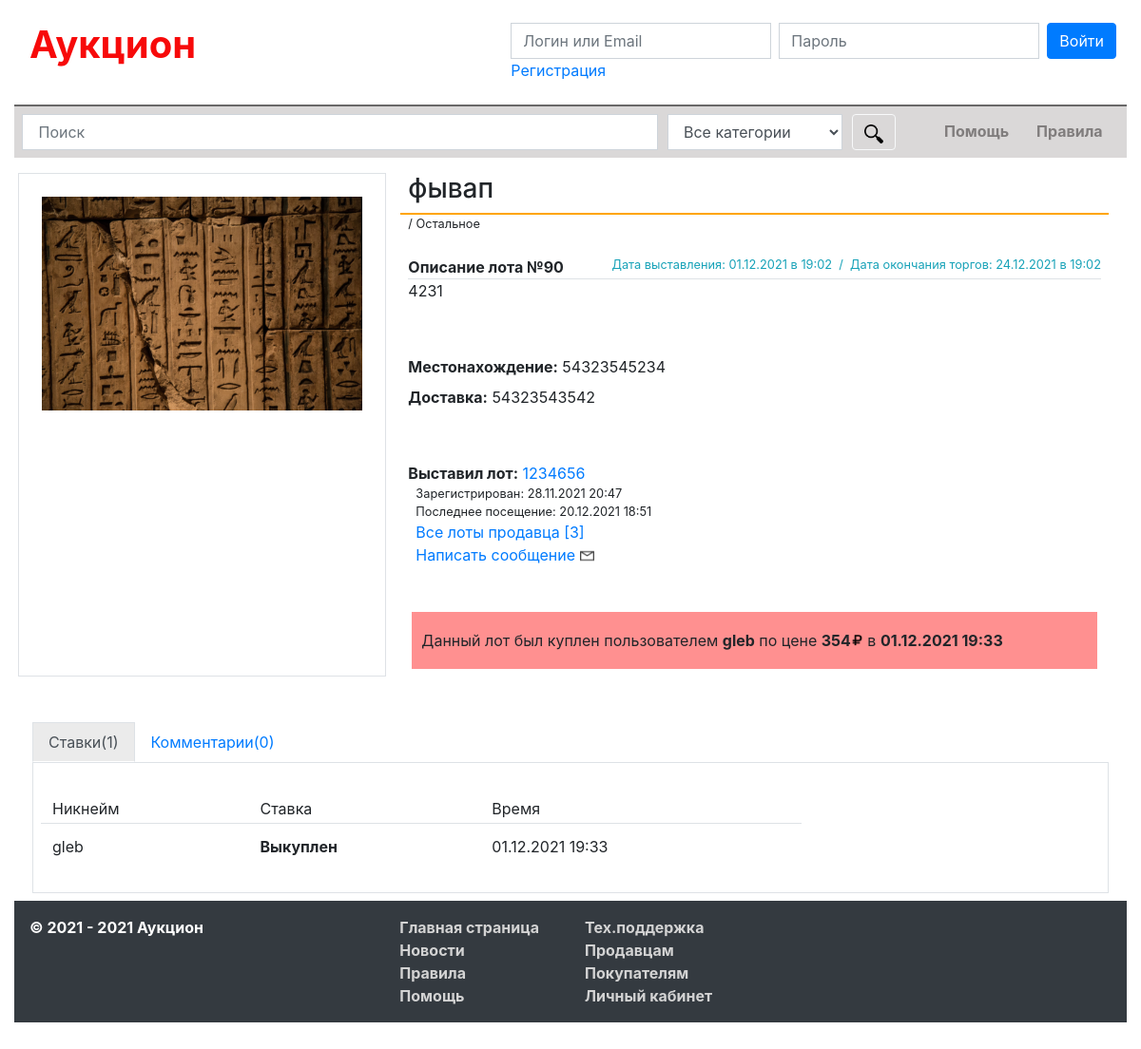
Screenshot of /lot/index.php?id=90 with the database file from the repository.
### tables this page shows
CREATE TABLE `lot` (
  `id_lot` bigint NOT NULL AUTO_INCREMENT,
  `lot_name` varchar(100) NOT NULL,
  `start_price` varchar(10) NOT NULL,
  `price` varchar(10) NOT NULL,
  `decription` varchar(1000) NOT NULL,
  `id_users` bigint NOT NULL,
  `date_start` varchar(20) NOT NULL,
  `date_end` varchar(20) NOT NULL,
  `location` varchar(100) NOT NULL,
  `delivery` varchar(200) NOT NULL,
  `id_subcategory` bigint NOT NULL,
  PRIMARY KEY (`id_lot`),
  KEY `id_users` (`id_users`),
  KEY `id_subcategory` (`id_subcategory`),
  CONSTRAINT `lot_ibfk_1` FOREIGN KEY (`id_users`) REFERENCES `users` (`id_users`) ON DELETE CASCADE ON UPDATE CASCADE,
  CONSTRAINT `lot_ibfk_2` FOREIGN KEY (`id_subcategory`) REFERENCES `subcategory` (`id_subcategory`) ON DELETE CASCADE ON UPDATE CASCADE
);

CREATE TABLE `subcategory` (
  `id_subcategory` bigint NOT NULL AUTO_INCREMENT,
  `subcategory` varchar(50) NOT NULL,
  `id_category` bigint NOT NULL,
  PRIMARY KEY (`id_subcategory`),
  KEY `id_subcategory` (`id_subcategory`),
  KEY `id_category` (`id_category`),
  CONSTRAINT `subcategory_ibfk_1` FOREIGN KEY (`id_category`) REFERENCES `category` (`id_category`)
);

CREATE TABLE `users` (
  `id_users` bigint NOT NULL AUTO_INCREMENT,
  `login` varchar(30) NOT NULL,
  `password` varchar(256) NOT NULL,
  `email` varchar(50) NOT NULL,
  `rating` bigint NOT NULL,
  `date_registration` varchar(20) NOT NULL,
  `money` varchar(10) NOT NULL,
  `image` varchar(500) NOT NULL,
  `country` varchar(100) DEFAULT NULL,
  `city` varchar(100) DEFAULT NULL,
  `info` longtext,
  `last_enter` varchar(20) NOT NULL,
  PRIMARY KEY (`id_users`),
  KEY `id_users` (`id_users`)
);

CREATE TABLE `bets` (
  `id_bets` bigint NOT NULL AUTO_INCREMENT,
  `id_lot` bigint NOT NULL,
  `id_user` bigint NOT NULL,
  `bet` varchar(10) NOT NULL,
  `date_bet` varchar(20) NOT NULL,
  PRIMARY KEY (`id_bets`)
);

### config.php (called while the page is built, shortened)
<?php
    function way()
	{
		$dir = explode('/', $_SERVER['PHP_SELF'], -1);
		if($dir[2] == ''){
			return '/';
		}else{
			return '/'.$dir[2].'/';
		}
	};
	function wayDir()
	{
		$explode = explode('/', $_SERVER['PHP_SELF'], -1);
		if($explode[1] != ''){
			return '../';
		}else{
			return '';
		}
	};
?>

### lot/index.php (the view, shortened to what this page needs)
<?php
	include_once '../config.php';
	if(!isset($_GET['id']) || $_GET['id'] == 0){ $isset_id = false; }else{ $isset_id = true; }
	if(!isset($_GET['search']) || !isset($_GET['category'])){ $isset_search = false; }else{ $isset_search = true; }
	if($isset_id && !$isset_search){
		$lot = mysqli_fetch_assoc(mysqli_query($link, "SELECT * FROM lot WHERE id_lot = ".$_GET['id']));
		$cat_subcat = mysqli_fetch_assoc(mysqli_query($link, "SELECT * FROM subcategory, category WHERE id_subcategory = ".$lot['id_subcategory']));
		$users = mysqli_fetch_assoc(mysqli_query($link, "SELECT * FROM users WHERE id_users = ".$lot['id_users']));
		$bets = mysqli_fetch_assoc(mysqli_query($link, "SELECT * FROM bets WHERE id_lot = " .$lot['id_lot']. " ORDER BY id_bets DESC LIMIT 1"));
		$query_all_bets = mysqli_query($link, "SELECT * FROM bets WHERE id_lot = " .$lot['id_lot']);
		$date_start = date_format(date_create($lot['date_start']), 'd.m.Y');
		$time_start = date_format(date_create($lot['date_start']), 'H:i');
		$date_end = date_format(date_create($lot['date_end']), 'd.m.Y');
		$time_end = date_format(date_create($lot['date_end']), 'H:i');
		$count_lot = mysqli_fetch_array(mysqli_query($link, "SELECT COUNT(id_lot) FROM lot WHERE id_users = '" .$lot['id_users']. "'"));
		$count_bets = mysqli_fetch_array(mysqli_query($link, "SELECT COUNT(id_bets) FROM bets WHERE id_lot = " .$lot['id_lot']));
		$count_comments = mysqli_fetch_array(mysqli_query($link, "SELECT COUNT(id_comments) FROM comments WHERE id_lot = " .$lot['id_lot']));
	}
?>
<!DOCTYPE html>
<html lang="ru">
<head>
	<link rel="stylesheet" href="../css/bootstrap.css">
	<link rel="stylesheet" href="../css/style.css">
</head>
<body class="continer-fluid">
	<div class="container">
	    <?php include_once '../header.php'; ?>
	    <div id="lot-mainblock" class="pb-5">
    	<?php
		if($isset_id && !$isset_search){
			echo   '<div class="row mx-1">
    				<div class="leftblock col-md-4 p-0 border">
			    		<img src="'.wayDir().'img/img-lot/id-' .$lot["id_lot"]. '.jpg" class="img-fluid p-4" style="width: 100%;">
			    	</div>
			    	<div class="rightblock col-md-8">
			    		<strong class="h3 ml-2">' .$lot['lot_name']. '</strong>
			    		<hr class="line line-exposed mb-0 mt-2">
			    		<p class="small ml-2">' .$cat['category']. ' / ' .$cat_subcat['subcategory']. '</p>
			    		<div class="lot-description p-2">
			    			<div class="lot-desc-header d-flex border-bottom">
								<div class="font-weight-bold">Описание лота №' .$lot['id_lot']. '</div>
								<div class="ml-auto small text-info">Дата выставления: ' .$date_start. ' в ' .$time_start. '  /  Дата окончания торгов: ' .$date_end. ' в ' .$time_end. '</div>
			    			</div>
			    			<div>' .$lot['decription']. '</div>
			    		</div>
			    		<div class="characteristics p-2 pt-5">
							<div><strong>Местонахождение:</strong> ' .$lot['location']. '</div>
							<div class="py-2"><strong>Доставка:</strong> ' .$lot['delivery']. '
			    		</div>
			    		<div class="user pt-5">
			    			<div>
			    				<strong>Выставил лот:</strong> <a href="'. way() .'profile/?id='. $users["id_users"] .'">' .$users['login']. '</a><span class="ifyou"></span>
			    			</div>
							<div class="ml-2 small">
								Зарегистрирован: ' .$users['date_registration']. '
							</div>
							<div class="ml-2 small">
								Последнее посещение: ' .$users['last_enter']. '
							</div>
							<div class="ml-2">
								<a href="../lot/index.php?search=&category=0&user='. $users["id_users"] .'">Все лоты продавца [' .$count_lot[0]. ']</a>
							</div>
							<div class="ml-2">
								<a href="'. way() .'cabinet/index.php?nav=msg&id='. $users['id_users'] .'">Написать сообщение <img src="' .wayDir(). 'img/message.png" width="15" height="15" style="padding-bottom: 1px;"></a>
							</div>
			    		</div>
			    		<form class="mt-5 mx-1" id="formBet">
							<div class="row mt-2">
								<div class="col-md-6 hide-bet-form" style="margin-top: 4px;">';
									if($count_bets[0] != 0){
										echo '<span class="h4 font-weight-bold">Последняя ставка: ' .$bets['bet'];
										$prb = 1;
									}else{
										echo '<span class="h4 font-weight-bold">Начальная цена: ' .$lot['start_price'];
										$prb = 0;
									}
								echo '</span><img src="' .wayDir(). 'img/rub.png" width="18" height="18" class="ml-1 mb-2">
								</div>
								<div class="col-lg-3 mb-2 hide-bet-form">
									<input type="text" class="form-control" id="inputBet" name="inputBet" placeholder="Укажите цену">
									<input type="hidden" name="id_lotH" value="' .$lot["id_lot"]. '">
									<input type="hidden" name="start_priceH" value="' .$lot["start_price"]. '">
									<input type="hidden" name="last_betH" value="' .$bets["bet"]. '">
									<input type="hidden" name="priceH" value="' .$lot['price']. '">
									<input type="hidden" name="priceOrBet" id="priceOrBet" value="' .$prb. '">
								</div>
								<div class="col-lg-3 hide-bet-form">
									<input type="button" class="btn btn-success" value="Сделать ставку" id="placeBet" name="placeBet">
								</div>
							</div>
							<div class="row mt-2 hide-buy-form">
								<div class="col-lg-6">
									<span class="h4 font-weight-bold">Цена выкупа: ' .$lot['price']. '</span><img src="' .wayDir(). 'img/rub.png" width="18" height="18" class="ml-1 mb-2">
								</div>
								<div class="col-lg-3 offset-lg-3">
									<input type="button" class="btn btn-success" value="Выкупить лот" id="buyLot" name="buyLot" style="padding-right: 18px; padding-left: 18px;">
								</div>
							</div>';
					        if($bets['bet'] == 'buy'){
					        	$buy_login = mysqli_fetch_assoc(mysqli_query($link, "SELECT * FROM users WHERE id_users = " .$bets['id_user']));
					        	echo 'Данный лот был куплен пользователем <strong>' .$buy_login["login"].'</strong> по цене <strong>' .$lot["price"]. '</strong><img src="' .wayDir(). 'img/rub.png" width="13" height="13" class="mb-1"> в <strong>'. $bets['date_bet']. '</strong>';
					        }
					  echo '<div id="betInfo" class="d-flex justify-content-center font-weight-bold h3"></div>
						</form>
			    	</div>
			    </div>
			    <div class="comments-bets container-fluid mt-5">
				    <div class="nav nav-tabs">
			    		<a id="nav-bets" class="nav item nav-link active" href="javascript:void(0)">Ставки(' .$count_bets[0]. ')</a>
			    		<a id="nav-comments" class="nav item nav-link" href="javascript:void(0)">Комментарии(' .$count_comments[0]. ')</a>
			    	</div>
		    		<div class="bets-content border-bottom border-left border-right p-2">';
		    		if($count_bets[0] != 0){
		    			echo '<table class="table mt-3" style="width: 800px;">
		    			  <thead>
		    				<tr>
							  <td scope="col" style="border: 0px !important; padding-bottom: 3px;">Никнейм</td>
							  <td scope="col" style="border: 0px !important; padding-bottom: 3px;">Ставка</td>
							  <td scope="col" style="border: 0px !important; padding-bottom: 3px;">Время</td>
		    				</tr>
		    			  </thead>';
		    				while ($all_bets = mysqli_fetch_array($query_all_bets)) {
		    					$login_bet = mysqli_fetch_assoc(mysqli_query($link, "SELECT * FROM users WHERE id_users = " .$all_bets['id_user']));
		    					if($all_bets["bet"] == 'buy'){
		    						$show_bet = 'Выкуплен';
		    					}else{
		    						$show_bet = $all_bets["bet"]. '<img src="' .wayDir(). 'img/rub.png" width="13" height="13" class="mb-1">';
		    					}
		    					echo '<tr>
		    					        <td>' .$login_bet['login']. '</td>
		    					        <td><strong>' .$show_bet. ' </strong></td>
		    					        <td>' .$all_bets["date_bet"]. '</td>
		    					      </tr>';
		    				}
		          echo '</table>';
		    		}else{
		    			echo '<p class="h5 font-weight-bold m-3">На этот лот еще не кто не поставил</p>';
		    		}
		      echo '</div>
		      		<div class="comment-content border-bottom border-left border-right p-2 hide">';
		      echo '</div>
	      	    </div>';
		}
    	?>
		</div>
	    <?php include_once '../footer.php'; ?>
	</div>
</body>
</html>

### css/style.css (style rules this page uses)
.line { background: orange; border: none; height: 2px; }
.img-fluid { max-width: 100%; height: auto; max-height:100%; }
#lot-mainblock .rightblock strong { word-break: break-all; }
#formBet { background: lightblue; padding-bottom: 0; padding: 10px; }

### rows the page displays
lot: lot_name "фывап", id_lot "90", date_start "01.12.2021", date_start "19:02", date_end "24.12.2021", date_end "19:02", decription "4231", location "54323545234", delivery "54323543542", price "354"
subcategory: subcategory "Остальное"
users: login "1234656", date_registration "28.11.2021 20:47", last_enter "20.12.2021 18:51"
users: login "gleb"
bets: date_bet "01.12.2021 19:33", id_user.login "gleb", bet "Выкуплен"

### other values shown
$count_lot[0] "3"
$count_bets[0] "1"
$count_comments[0] "0"
